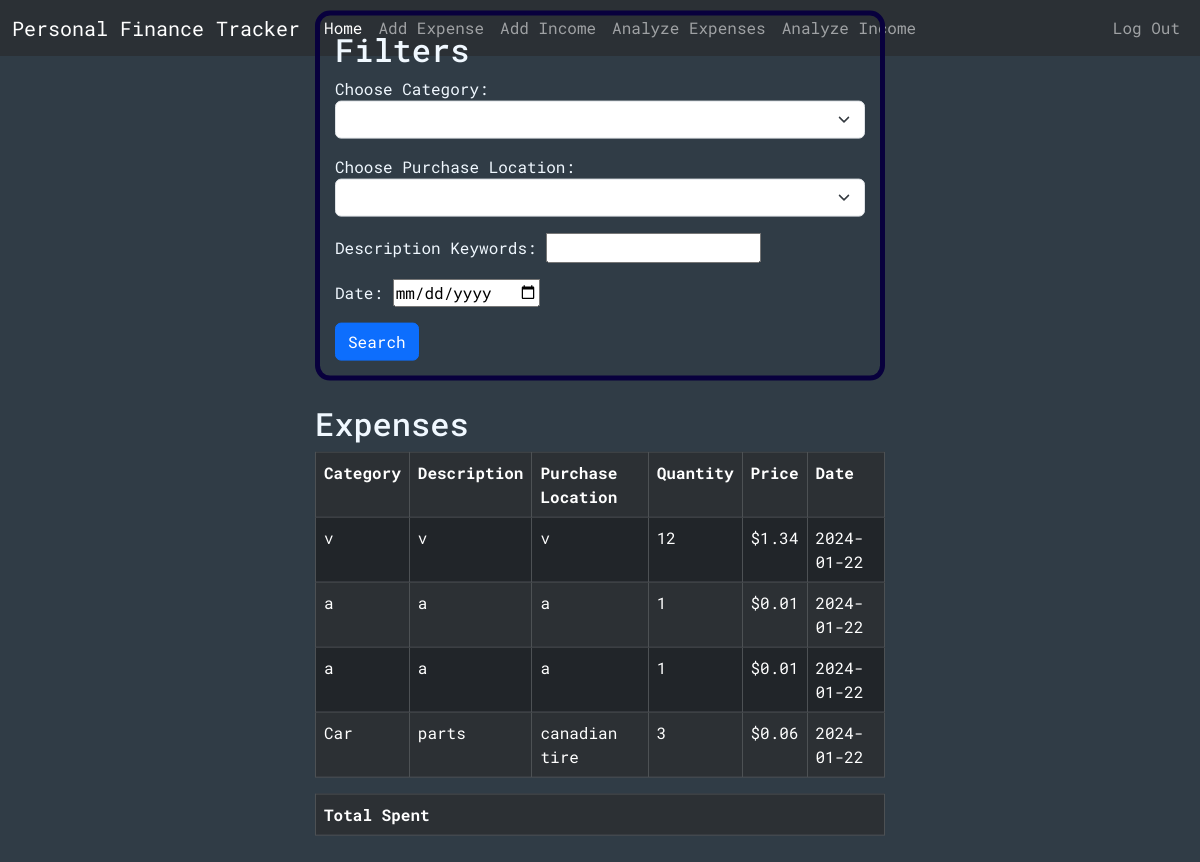
Page /analyzeExpenses (signed in) on the earlier database version.
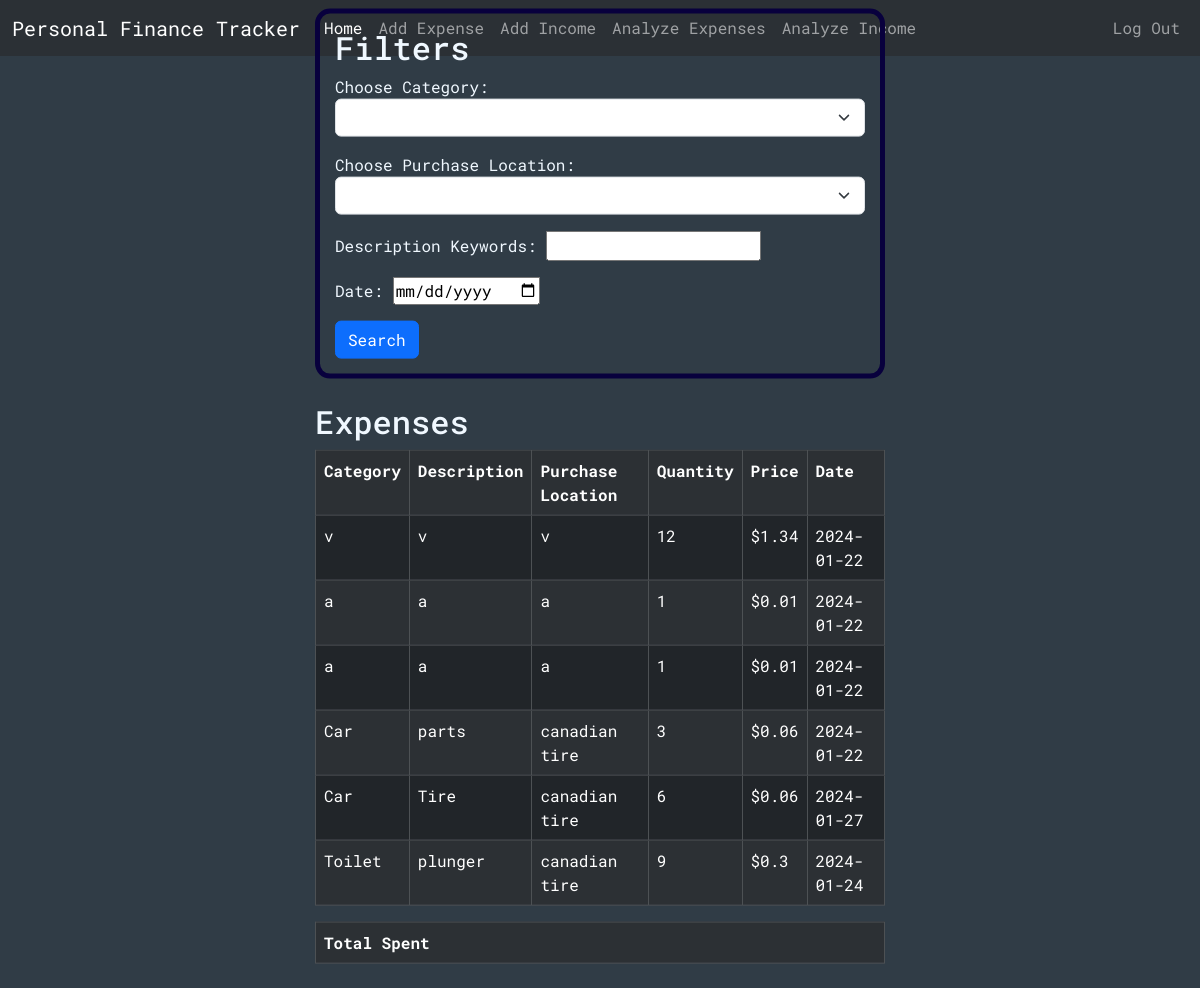
Same page on the later database version.
### tables this page shows
CREATE TABLE expenses (id INTEGER PRIMARY KEY, user_id INTEGER NOT NULL, category TEXT, description TEXT, purchaseLocation TEXT, quantity INTEGER NOT NULL, price NUMERIC NOT NULL, date TEXT NOT NULL, FOREIGN KEY (user_id) REFERENCES users(id));

### app.py (the view, shortened to what this page needs)
@app.route("/analyzeExpenses", methods=["GET", "POST"])
@login_required
def analyze():
    conn = get_db_connection()
    categories = conn.execute("SELECT DISTINCT category FROM expenses WHERE user_id = ?", (session["user_id"],)).fetchall()
    purchaseLocations = conn.execute("SELECT DISTINCT purchaseLocation FROM expenses WHERE user_id = ?", (session["user_id"],)).fetchall()
    exps = conn.execute("SELECT * FROM expenses WHERE user_id = ?", (session["user_id"],))
    return render_template("analyzeExpenses.html", categories=categories, purchaseLocations=purchaseLocations, expenses=exps)

### helpers.py (called while the page is built)
def login_required(f):
    @wraps(f)
    def decorated_function(*args, **kwargs):
        if session.get("user_id") is None:
            return redirect("/login")
        return f(*args, **kwargs)
    return decorated_function

def get_db_connection():
    conn = sqlite3.connect('database.db')
    conn.row_factory = sqlite3.Row
    return conn

### templates/analyzeExpenses.html (shortened to what this page needs)
{% extends "layout.html" %}
{% block body %}
<div class="cont center">
  <div class="formBox">
    <h2>Filters</h2>
    <form action="/analyzeExpenses" method="post">
      <div class="mb-3">
        <label for="category">Choose Category:</label>
        <select name="category" id="category" class="form-select">
          <option></option>
          {% for category in categories %}
          <option value="{{category["category"]}}">{{category["category"]}}</option>
          {% endfor %}
        </select>
      </div>
      <div class="mb-3">
        <label for="purchaseLocation">Choose Purchase Location:</label>
        <select name="purchaseLocation" id="purchaseLocation" class="form-select">
          <option></option>
          {% for purchaseLocation in purchaseLocations %}
          <option value="{{purchaseLocation["purchaseLocation"]}}">{{purchaseLocation["purchaseLocation"]}}</option>
          {% endfor %}
        </select>
      </div>
      <div class="mb-3">
        <label for="keywords">Description Keywords:</label>
        <input type="text" name="keywords" id="keywords">
      </div>
      <div class="mb-3">
        <label for="date">Date:</label>
        <input type="date" name="date" id="date">
      </div>
      <button type="submit" class="btn btn-primary">Search</button>
    </form>
  </div>
  <br>
  <div>
    <div>
      <h2>Expenses</h2>
      <div class="table-responsive">
        <table class="table table-dark table-striped table-bordered table-hover">
          <tr>
            <th scope="col">Category</th>
            <th scope="col">Description</th>
            <th scope="col">Purchase Location</th>
            <th scope="col">Quantity</th>
            <th scope="col">Price</th>
            <th scope="col">Date</th>
          </tr>
          {% for expense in expenses %}
          <tr>
            <td>{{ expense["category"] }}</td>
            <td>{{ expense["description"] }}</td>
            <td>{{ expense["purchaseLocation"] }}</td>
            <td>{{ expense["quantity"] }}</td>
            <td>${{ expense["price"] }}</td>
            <td>{{ expense["date"] }}</td>
          </tr>
          {% endfor %}
        </table>
      </div>
      <table class="table table-dark table-striped table-bordered table-hover">
        <tr>
          <th scope="col">Total Spent</th>
        </tr>
      </table>
    </div>
</div>
{% endblock %}

Differences in the rows shown:
added expenses: category "Car", description "Tire", purchaseLocation "canadian tire", quantity "6", price "0.06", date "2024-01-27"
added expenses: category "Toilet", description "plunger", purchaseLocation "canadian tire", quantity "9", price "0.3", date "2024-01-24"
